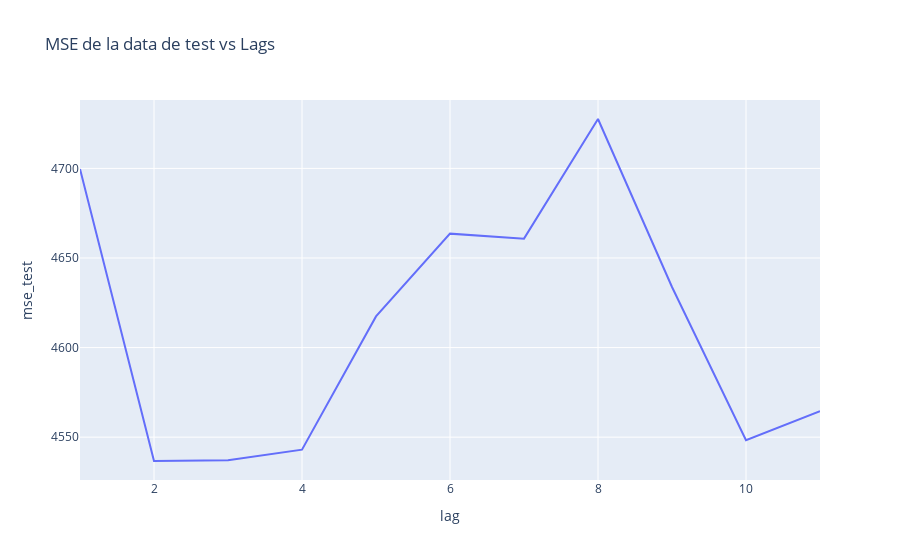

Notebook code for this chart:
### Code cell
df_pruebas = pd.DataFrame(
    {"lag": list(range(1, 12)), "mse_test": mse_test, "mape_test": mape_test}
)

fig_mse = px.line(
    df_pruebas, x="lag", y="mse_test", title="MSE de la data de test vs Lags"
)

fig_mse.show()

### Figure 1 — Plotly figure (JSON) as saved in the notebook; plotly's stock layout.template omitted (floating-point values rounded to 4 significant figures)
{"data": [{"hovertemplate": "lag=%{x}<br>mse_test=%{y}<extra></extra>", "legendgroup": "", "line": {"color": "#636efa", "dash": "solid"}, "marker": {"symbol": "circle"}, "mode": "lines", "name": "", "orientation": "v", "showlegend": false, "type": "scatter", "x": [1, 2, 3, 4, 5, 6, 7, 8, 9, 10, 11], "xaxis": "x", "y": [4700.0, 4537.0, 4537.0, 4543.0, 4617.0, 4664.0, 4661.0, 4728.0, 4634.0, 4548.0, 4564.0], "yaxis": "y"}], "layout": {"legend": {"tracegroupgap": 0}, "title": {"text": "MSE de la data de test vs Lags"}, "xaxis": {"anchor": "y", "domain": [0, 1], "title": {"text": "lag"}}, "yaxis": {"anchor": "x", "domain": [0, 1], "title": {"text": "mse_test"}}}}
